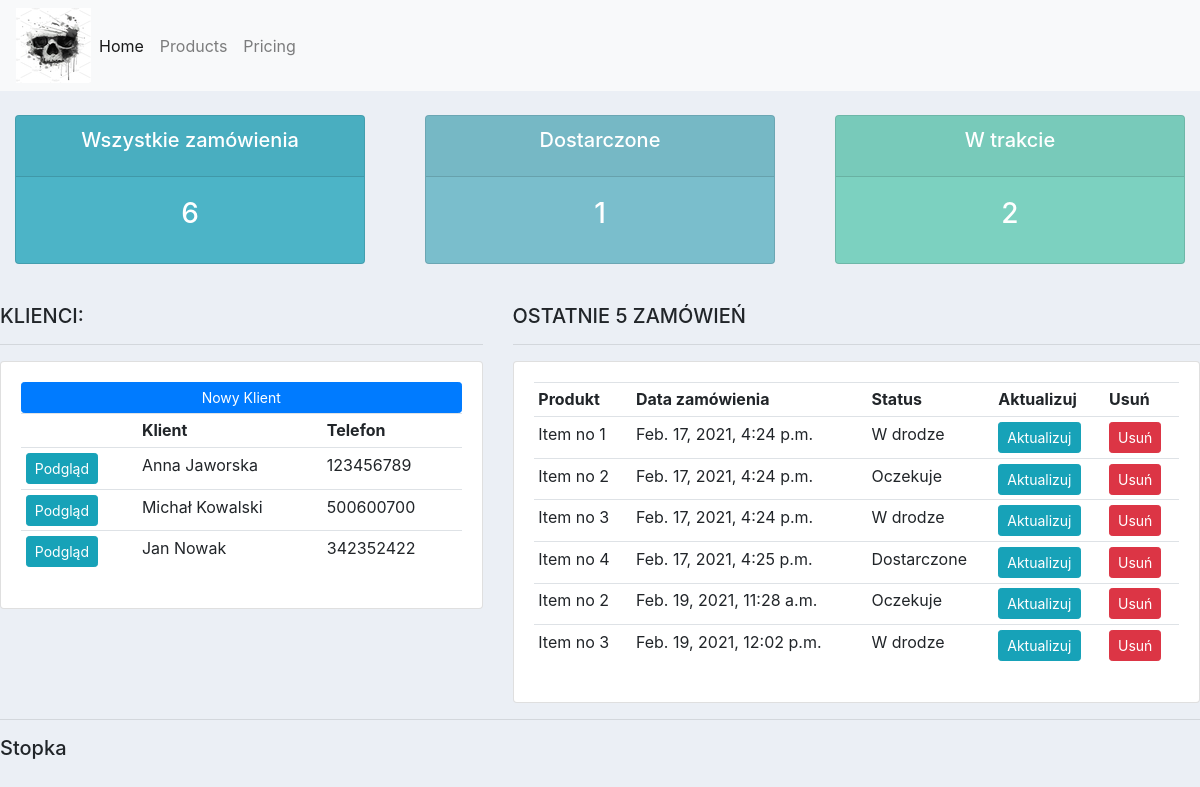
Before: / with the older database file.
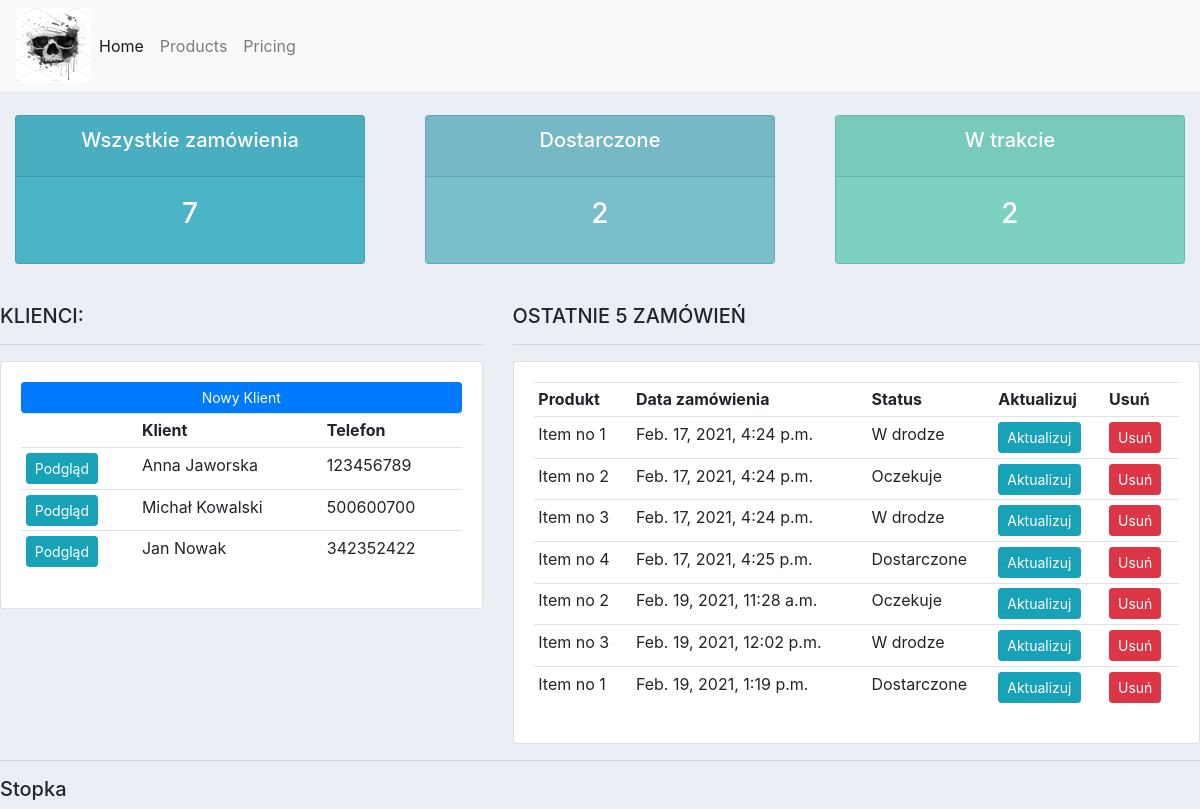
After: the same page with the newer database file.
### accounts/models.py (models this page shows, shortened)
class Customer(models.Model):
    name = models.CharField(max_length=150, null=True)
    phone = models.CharField(max_length=150, null=True)
    email = models.CharField(max_length=155, null=True)
    date_created = models.DateTimeField(auto_now_add=True, null=True)

class Order(models.Model):
    STATUS = (
        ('Oczekuje', 'Oczekuje'),
        ('W drodze', 'W drodze'),
        ('Dostarczone', 'Dostarczone'),
    )
    customer = models.ForeignKey(Customer, null=True, on_delete=models.SET_NULL)
    product = models.ForeignKey(Product, null=True, on_delete=models.SET_NULL)
    date_created = models.DateTimeField(auto_now_add=True, null=True)
    status = models.CharField(max_length=150, null=True, choices=STATUS)
    note = models.CharField(max_length=800, null=True)

class Product(models.Model):
    CATEGORY = (
        ('Promocja', 'Promocja'),
    )
    name = models.CharField(max_length=150, null=True)
    price = models.FloatField(max_length=150, null=True)
    category = models.CharField(max_length=150, null=True, choices=CATEGORY)
    description = models.TextField(max_length=150, null=True, blank=True)
    date_created = models.DateTimeField(auto_now_add=True, null=True)
    tags = models.ManyToManyField(Tag)

### accounts/views.py (the view)
# urls.py: 2. Add a URL to urlpatterns:  path('', views.home, name='home')
def home(request):
    orders = Order.objects.all()
    customers = Customer.objects.all()
    total_customers = customers.count()
    total_orders = orders.count()
    delivered = orders.filter(status='Dostarczone').count()
    pending = orders.filter(status='Oczekuje').count()
    context = {'orders': orders, 'customers': customers, 'total_orders': total_orders,
               'delivered': delivered, 'pending': pending}
    return render(request, 'accounts/dashboard.html', context)

### accounts/templates/accounts/dashboard.html
{%  extends 'accounts/main.html' %}
{% block content %}
    {%  include 'accounts/status.html' %}
    <br>
    <div class="row">
        <div class="col-md-5">
            <h5><KLIENCI></KLIENCI>KLIENCI:</h5>
            <hr>
            <div class="card card-body">
                <a class="btn btn-primary  btn-sm btn-block" href="">Nowy Klient</a>
                <table class="table table-sm">
                    <tr>
                        <th></th>
                        <th>Klient</th>
                        <th>Telefon</th>
                    </tr>
                    {% for customer in customers %}
                    <tr>
                        <td><a class="btn btn-sm btn-info" href="{% url 'customer' customer.id %}">Podgląd</a> </td>
                        <td>{{ customer.name }}</td>
                        <td>{{ customer.phone }}</td>
                    {% endfor %}
                    </tr>
                </table>
            </div>
        </div>
        <div class="col-md-7">
            <h5>OSTATNIE 5 ZAMÓWIEŃ</h5>
            <hr>
            <div class="card card-body">
                <table class="table table-sm">
                    <tr>
                        <th>Produkt</th>
                        <th>Data zamówienia</th>
                        <th>Status</th>
                        <th>Aktualizuj</th>
                        <th>Usuń</th>
                    </tr>
                    {% for order in orders %}
                        <tr>
                        <td>{{ order.product.name }}</td>
                        <td>{{ order.date_created }}</td>
                        <td>{{ order.status }}</td>
                        <td><a class="btn btn-sm btn-info" href="{% url 'update_order' order.id %}">Aktualizuj</a></td>
                        <td><a class="btn btn-sm btn-danger" href="{% url 'delete_order' order.id %}">Usuń</a></td>
                    {% endfor %}
                </table>
            </div>
        </div>
    </div>
{% endblock %}

Changed rows visible on the page:
added Order: product.name "Item no 1", date_created "Feb. 19, 2021, 1:19 p.m.", status "Dostarczone"
Other visible differences:
{{ total_orders }}: "6" → "7"
{{ delivered }}: "1" → "2"
